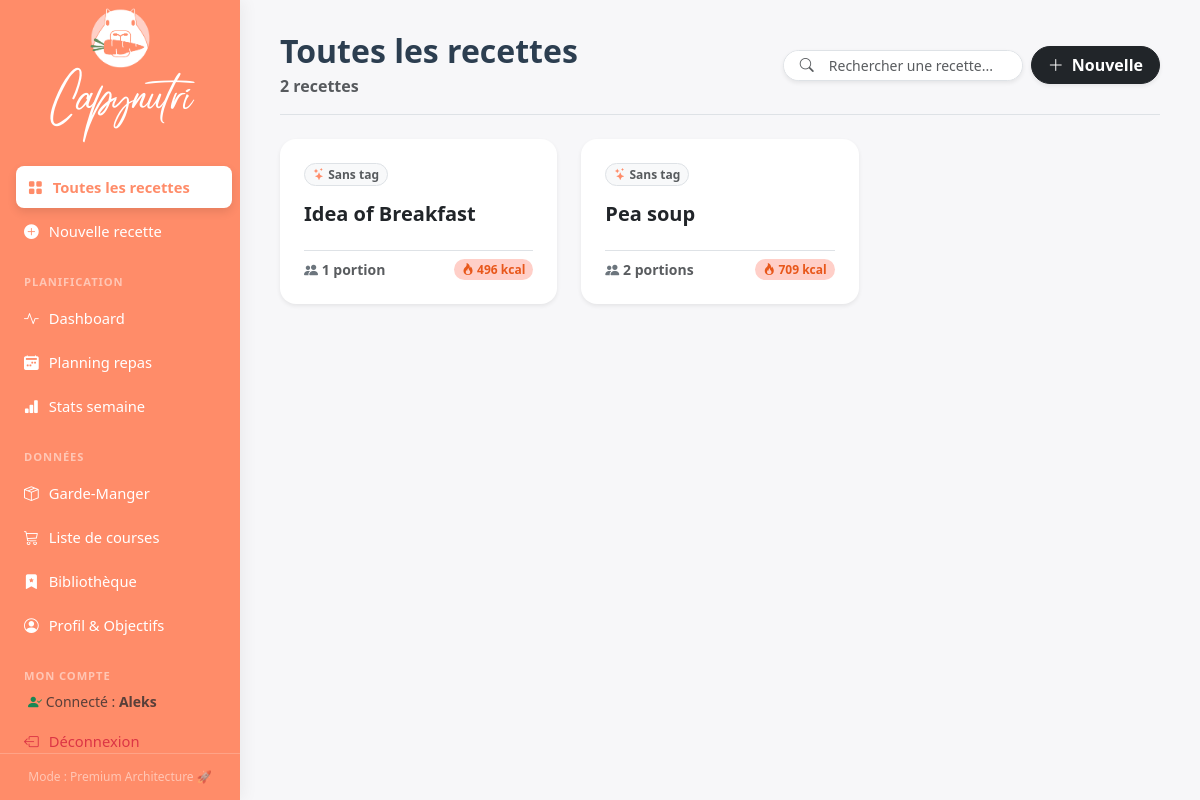
Page / (signed in) on the earlier database version.
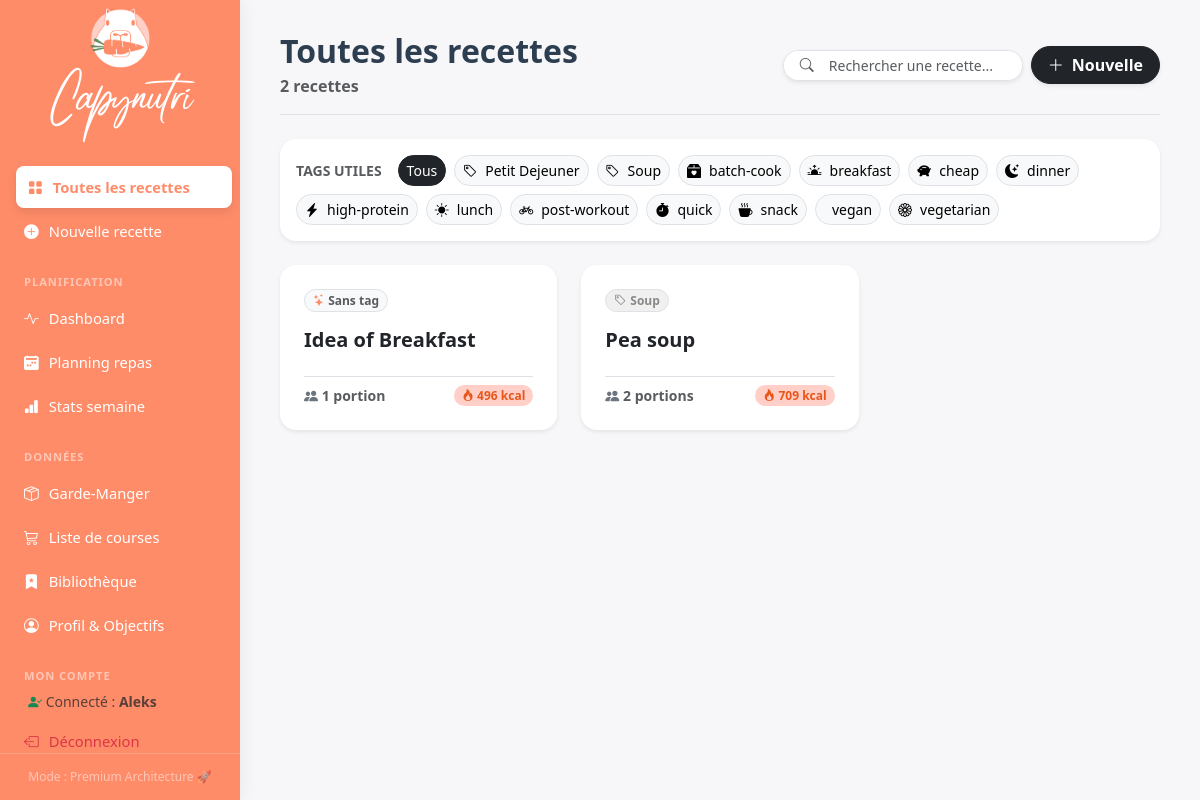
Same page on the later database version.
### tables this page shows
CREATE TABLE users (
                id INTEGER PRIMARY KEY AUTOINCREMENT,
                username TEXT UNIQUE NOT NULL,
                password_hash TEXT NOT NULL,
                created_at TIMESTAMP DEFAULT CURRENT_TIMESTAMP
            );

CREATE TABLE recipes (
                id           INTEGER PRIMARY KEY AUTOINCREMENT,
                name         TEXT NOT NULL,
                category_id  INTEGER REFERENCES categories(id) ON DELETE SET NULL,
                servings     REAL NOT NULL DEFAULT 1,
                instructions TEXT,
                created_at   TIMESTAMP DEFAULT CURRENT_TIMESTAMP
            );

CREATE TABLE tags (
                id    INTEGER PRIMARY KEY AUTOINCREMENT,
                name  TEXT NOT NULL UNIQUE,
                color TEXT DEFAULT '#888888',
                icon  TEXT DEFAULT 'bi-tag'
            );

### routes/recipes.py (the view)
@recipes_bp.route("/")
@login_required
def index():
    search = request.args.get("search", "")
    active_tag = request.args.get("tag", "")
    recipes = crud.list_recipes(
        search=search or None,
        tag=active_tag or None,
    )
    return render_template(
        "index.html",
        recipes=recipes,
        search=search,
        all_tags=crud.list_tags(),
        active_tag=active_tag,
    )

### app.py (called while the page is built)
@login_manager.user_loader
def load_user(user_id):
    return crud.get_user_by_id(int(user_id))

@app.before_request
def require_login():
    if request.endpoint in PUBLIC_ENDPOINTS or current_user.is_authenticated:
        return None
    if request.endpoint:
        return redirect(url_for('auth.login'))
    return None

### crud.py (called while the page is built)
def get_user_by_id(user_id: int) -> Optional[User]:
    with get_connection() as conn:
        row = conn.execute("SELECT * FROM users WHERE id = ?", (user_id,)).fetchone()
        return User(id=row["id"], username=row["username"], password_hash=row["password_hash"]) if row else None

def list_tags() -> list[dict]:
    with get_connection() as conn:
        return [dict(row) for row in conn.execute("SELECT id, name, color, icon FROM tags ORDER BY name")]

### db.py (called while the page is built)
def get_connection() -> sqlite3.Connection:
    conn = sqlite3.connect(DB_PATH)
    conn.row_factory = sqlite3.Row
    conn.execute("PRAGMA foreign_keys = ON")
    return conn

### templates/index.html (shortened to what this page needs)
{% extends "base.html" %}
{% block content %}
<div class="d-flex flex-column flex-md-row justify-content-between align-items-md-center mb-4 pb-3 border-bottom gap-3">
  <div>
    <h2 class="mb-1 fw-bold" style="color: #2c3e50;">
      {% if active_tag %}Recettes : {{ active_tag }}
      {% elif search %}Resultats pour "{{ search }}"
      {% else %}Toutes les recettes{% endif %}
    </h2>
    <span class="text-muted fw-bold">{{ recipes|length }} recette{{ 's' if recipes|length != 1 }}</span>
  </div>
  <div class="d-flex flex-wrap gap-2 align-items-center">
    <form method="get" action="{{ url_for('recipes.index') }}" class="d-flex gap-2 align-items-center m-0">
      <div class="input-group input-group-sm shadow-sm rounded-pill overflow-hidden border bg-white" style="width: 240px;">
        <span class="input-group-text bg-white border-0 text-muted ps-3"><i class="bi bi-search"></i></span>
        <input class="form-control border-0 bg-white shadow-none" name="search" placeholder="Rechercher une recette..." value="{{ search }}">
      </div>
    </form>
    <a href="{{ url_for('recipes.new_recipe') }}" class="btn btn-dark rounded-pill shadow-sm fw-bold px-3 d-flex align-items-center gap-2">
      <i class="bi bi-plus-lg"></i> <span class="d-none d-sm-inline">Nouvelle</span>
    </a>
  </div>
</div>
{% if all_tags %}
<div class="card border-0 shadow-sm rounded-4 mb-4 bg-white">
  <div class="card-body p-3">
    <div class="d-flex flex-wrap align-items-center gap-2">
      <span class="small fw-bold text-muted text-uppercase me-2">Tags utiles</span>
      <a href="{{ url_for('recipes.index', search=search) }}" class="btn btn-sm rounded-pill {{ 'btn-dark' if not active_tag else 'btn-light border' }}">
        Tous
      </a>
      {% for tag in all_tags %}
      <a href="{{ url_for('recipes.index', tag=tag.name, search=search) }}"
         class="btn btn-sm rounded-pill d-inline-flex align-items-center gap-2 {{ 'text-white' if active_tag == tag.name else 'btn-light border' }}"
         style="{{ 'background-color: ' ~ (tag.color or '#6c757d') ~ '; border-color: ' ~ (tag.color or '#6c757d') ~ ';' if active_tag == tag.name else '' }}">
        <i class="bi {{ tag.icon or 'bi-tag-fill' }}"></i> {{ tag.name }}
      </a>
      {% endfor %}
    </div>
  </div>
</div>
{% endif %}
{% if recipes %}
<div class="row g-4 mb-5">
  {% for r in recipes %}
  <div class="col-md-6 col-lg-4">
    <a href="{{ url_for('recipes.view_recipe', recipe_id=r.id) }}" class="text-decoration-none">
      <div class="card h-100 border-0 shadow-sm rounded-4 recipe-card bg-white">
        <div class="card-body p-4 d-flex flex-column">
          <div class="mb-3 d-flex flex-wrap gap-2">
            {% if r.tags %}
              {% for tag_name in r.tags[:3] %}
                {% set tag_meta = (all_tags | selectattr('name', 'equalto', tag_name) | list | first) %}
                <span class="badge border px-2 py-1 rounded-pill fw-bold d-inline-flex align-items-center gap-1"
                      style="background-color: {{ (tag_meta.color if tag_meta else '#f8f9fa') ~ '20' if tag_meta else '#f8f9fa' }}; color: {{ tag_meta.color if tag_meta else '#495057' }};">
                  <i class="bi {{ tag_meta.icon if tag_meta and tag_meta.icon else 'bi-tag-fill' }}"></i> {{ tag_name }}
                </span>
              {% endfor %}
            {% else %}
              <span class="badge border text-muted px-2 py-1 rounded-pill fw-bold" style="background-color: #f8f9fa;">
                <i class="bi bi-stars" style="color: var(--accent);"></i> Sans tag
              </span>
            {% endif %}
          </div>
          <h5 class="card-title fw-bold text-dark mb-4">{{ r.name }}</h5>
          <div class="d-flex justify-content-between align-items-end mt-auto pt-2 border-top">
            <span class="text-muted small fw-bold">
              <i class="bi bi-people-fill text-secondary"></i>
              {{ r.servings|int if r.servings == r.servings|int else r.servings }} portion{{ 's' if r.servings != 1 }}
            </span>
            {% if r.total_kcal %}
            <span class="badge rounded-pill px-2 py-1 fw-bold" style="background-color: var(--accent-soft); color: var(--accent-dark);">
              <i class="bi bi-fire"></i> {{ r.total_kcal|int }} kcal
            </span>
            {% endif %}
          </div>
        </div>
      </div>
    </a>
  </div>
  {% endfor %}
</div>
{% endif %}
{% endblock %}

### templates/base.html (shortened to what this page needs)
<!DOCTYPE html>
<html lang="fr">
<head>
  <link href="https://cdn.jsdelivr.net/npm/bootstrap@5.3.3/dist/css/bootstrap.min.css" rel="stylesheet">
  <link href="https://cdn.jsdelivr.net/npm/bootstrap-icons@1.11.3/font/bootstrap-icons.css" rel="stylesheet">
  <link rel="stylesheet" href="{{ url_for('static', filename='css/dashboard.css') }}">
</head>
<body>
{% macro nav_link(endpoint, icon, text) %}
  <a href="{{ url_for(endpoint) }}" class="{{ 'active' if request.endpoint == endpoint else '' }}">
    <i class="bi {{ icon }}"></i> {{ text }}
  </a>
{% endmacro %}
<aside id="sidebar">
  <div class="brand d-flex flex-column align-items-center mb-4 mt-2">
    <img src="{{ url_for('static', filename='logo.png') }}" alt="Logo Capynutri" style="height: 60px; border-radius: 12px; margin-bottom: 10px;">
    <div style="font-family: 'Radicalis', cursive; color: #ffffff; font-size: 2.2rem; margin-top: -5px;">
      Capynutri
    </div>
  </div>
  <nav>
    <a href="{{ url_for('recipes.index') }}" class="{{ 'active' if request.endpoint == 'recipes.index' and not request.args.get('tag') else '' }}">
      <i class="bi bi-grid-fill"></i> Toutes les recettes
    </a>
    {{ nav_link('recipes.new_recipe', 'bi-plus-circle-fill', 'Nouvelle recette') }}
    <div class="nav-section">Planification</div>
    {{ nav_link('tracking.dashboard', 'bi-activity', 'Dashboard') }}
    {{ nav_link('planning.week_view', 'bi-calendar2-week-fill', 'Planning repas') }}
    {{ nav_link('tracking.week_stats', 'bi-bar-chart-fill', 'Stats semaine') }}
    <div class="nav-section">Données</div>
    {{ nav_link('planning.pantry', 'bi-box-seam', 'Garde-Manger') }}
    {{ nav_link('planning.shopping_list', 'bi-cart3', 'Liste de courses') }}
    <a href="{{ url_for('library.library') }}" class="{{ 'active' if request.endpoint in ['library.library', 'library.library_edit', 'library.library_tags'] else '' }}">
      <i class="bi bi-bookmark-star-fill"></i> Bibliothèque
    </a>
    {{ nav_link('tracking.profile', 'bi-person-circle', 'Profil & Objectifs') }}
    <div class="nav-section">Mon Compte</div>
    {% if current_user.is_authenticated %}
      <div class="px-3 mb-2 small text-muted">
        <i class="bi bi-person-check-fill text-success"></i> Connecté : <strong>{{ current_user.username }}</strong>
      </div>
      <a href="{{ url_for('auth.logout') }}" class="text-danger">
        <i class="bi bi-box-arrow-left"></i> Déconnexion
      </a>
    {% else %}
      {{ nav_link('auth.login', 'bi-box-arrow-in-right', 'Se connecter') }}
    {% endif %}
  </nav>
  <div class="sidebar-footer">Mode : Premium Architecture 🚀</div>
</aside>
<main id="main">
  {% block content %}{% endblock %}
</main>
</body>
</html>

### static/css/dashboard.css (style rules this page uses)
:root { --sidebar-width: 240px; --accent: #FF8C69; --accent-dark: #e8571a; --accent-green: #638F5A; --accent-soft: #FFCFC8; --sidebar-bg: #FF8C69; --sidebar-text: #ffffff; --sidebar-active: #ffffff; }
body { background: #f7f7f9; font-family: 'Segoe UI', system-ui, sans-serif; }
#sidebar { position: fixed; top: 0; left: 0; height: 100vh; width: var(--sidebar-width); background: var(--sidebar-bg); display: flex; flex-direction: column; z-index: 100; transition: transform .25s ease; box-shadow: 4px 0 15px rgba(0,0,0,0.05); }
#sidebar nav { padding: 16px 12px; flex: 1; overflow-y: auto; }
#sidebar nav a { display: flex; align-items: center; gap: 10px; padding: 10px 12px; border-radius: 8px; color: var(--sidebar-text); text-decoration: none; font-size: .92rem; margin-bottom: 2px; transition: background .15s, color .15s, transform .15s; }
#sidebar nav a.active { background: var(--sidebar-active); color: var(--accent); font-weight: 600; box-shadow: 0 4px 10px rgba(0,0,0,0.1); transform: translateX(4px); }
#sidebar nav .nav-section { font-size: .7rem; font-weight: 700; letter-spacing: .08em; text-transform: uppercase; color: rgba(255,255,255,.5); padding: 20px 12px 6px; }
#sidebar .sidebar-footer { padding: 14px 20px; font-size: .75rem; color: rgba(255,255,255,.5); border-top: 1px solid rgba(255,255,255,.2); text-align: center; }
#main { margin-left: var(--sidebar-width); min-height: 100vh; padding: 32px 40px; }
.recipe-card, .plan-card { transition: transform 0.2s ease, box-shadow 0.2s ease; }
.form-control, .form-select { border-radius: 8px; }

Differences in the rows shown:
added tags: name "Petit Dejeuner", shown under "Toutes les recettes"
added tags: name "Soup"
added tags: name "batch-cook", shown under "Toutes les recettes"
added tags: name "breakfast", shown under "Toutes les recettes"
added tags: name "cheap", shown under "Toutes les recettes"
added tags: name "dinner", shown under "Toutes les recettes"
added tags: name "high-protein", shown under "Toutes les recettes"
added tags: name "lunch", shown under "Toutes les recettes"
added tags: name "post-workout", shown under "Toutes les recettes"
added tags: name "quick", shown under "Toutes les recettes"
added tags: name "snack", shown under "Toutes les recettes"
added tags: name "vegan", shown under "Toutes les recettes"
added tags: name "vegetarian", shown under "Toutes les recettes"
shown differently, row unchanged: recipes "Pea soup": no longer shows "Sans tag"
Other differences:
text now shown: "TAGS UTILES Tous"
